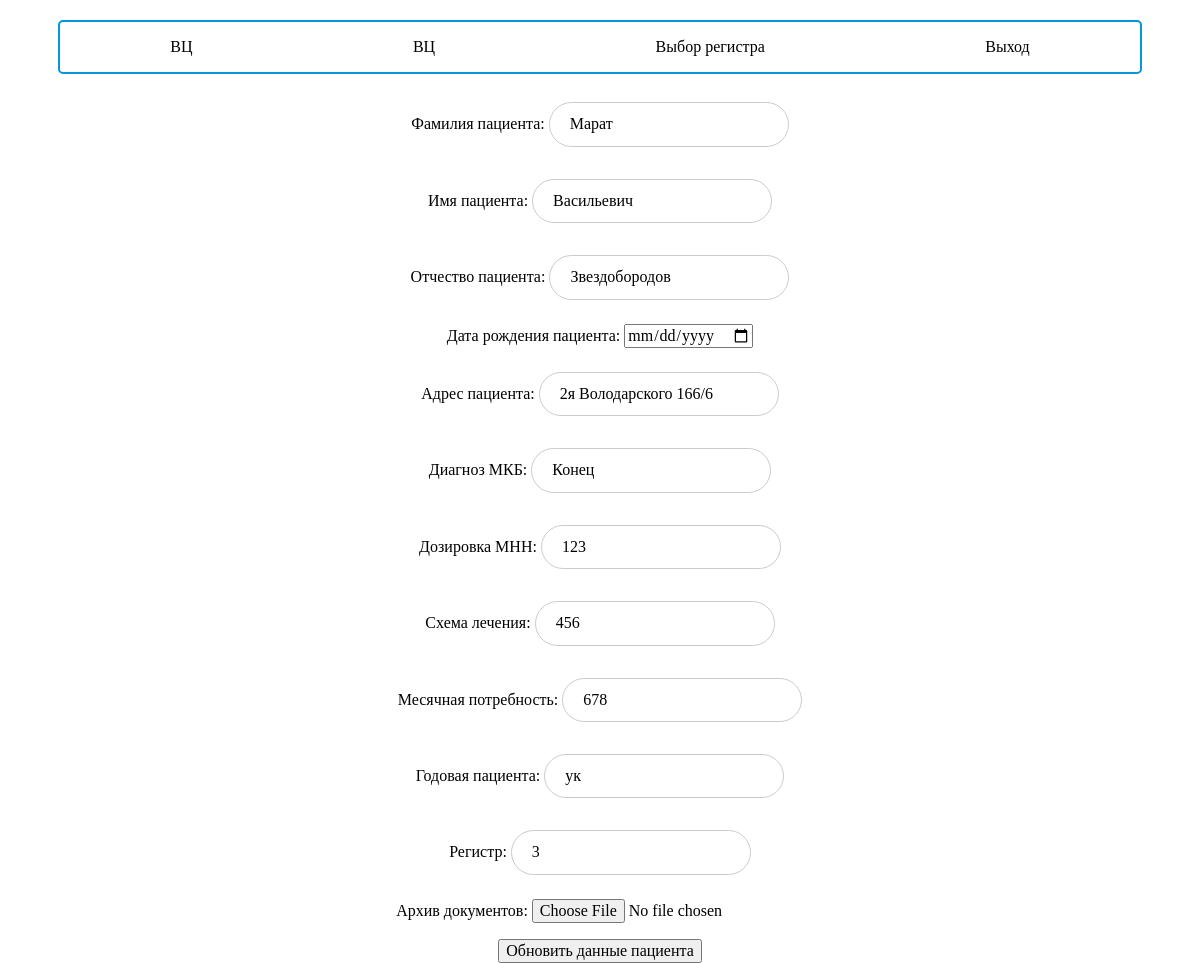
The page /register/3/2/ (signed in) on the database its author committed.
### registr/models.py (models this page shows, shortened)
class User(models.Model):
    login = models.CharField(max_length=20,
                    unique=True, verbose_name="Логин") # Логин пользователя
    password = models.CharField(max_length=15,
                    unique=False, verbose_name="Пароль") # Пароль
    user_name = models.CharField(max_length=60,
                    verbose_name="ФИО пользователя") # ФИО Пользователя
    position = models.CharField(max_length=70,
                    blank=True, null=True, verbose_name="Должность") # Должность пользователя
    ACCESSES = (
        ('1', 'Редактировать, добавлять и просматривать'),
        ('2', 'Добавлять и просматривать'),
        ('3', 'Только просматривать'),
     ) # Возможные уровни доступа к редакции таблиц
    access = models.CharField(
        max_length=50,
        choices=ACCESSES,
        default='2',
        verbose_name="Уровень доступа"
    )

class Patient(models.Model):
    last_name = models.CharField(max_length=30,
                    verbose_name='Фамилия') # Фамилия ребенка
    first_name = models.CharField(max_length=30,
                    verbose_name='Имя') # Имя ребенка
    father_name = models.CharField(max_length=30,
                    verbose_name='Отчество') # Отчество ребенка
    date_birthday = models.DateField(verbose_name='Дата рождения') # Дата рождения ребенка
    address = models.CharField(max_length=255,
                    verbose_name='Адрес проживания') # Адресс ребенка
    diagnosis = models.CharField(max_length=255,
                    verbose_name='Диагноз') # Диагноз
    dosage = models.TextField(verbose_name='МНН Дозировка') # МНН Дозировка
    therapy = models.TextField(verbose_name='Схема лечения') # Схема лечения
    monthly_need = models.TextField(verbose_name='Месячная потребность') # Месячная потребность
    annual_need = models.TextField(verbose_name='Годовая потребность') # Годовая потребность
    REGISTERS = (
        ('1', 'Регистр больных детей, страдающих гемофилией, болезнью Вилльбранда и другими наследственными коагулопатиями'),
        ('2', 'Регистр больных детей, страдающих тромбоцитопенией и тромбоцитопатией'),
        ('3', 'Регистр больных детей, страдающих наследственной анемией'),
        ('4', 'Регистр больных детей, страдающих приобретенной апластической анемией')
    )
    type_register = models.CharField(max_length=255, choices=REGISTERS, verbose_name='Тип регистра') # Указываем тип регистра
    last_editor = models.OneToOneField(User, on_delete=models.SET_NULL, verbose_name='Последнее изменение',
                    blank=True, null=True) # Указывает юзера, который последний проводил изменения
    archive = models.FileField(upload_to='archives/', verbose_name='Архив документов', null=True, blank=True)

### registr/views.py (the view)
# urls.py: path('register/<int:patient_type>/<int:patient_pk>/', details),
def details(request, patient_type, patient_pk):
    id = return_session_id(request)
    if not id:
        return redirect('/')
    user = User.objects.get(pk=id)
    patient = Patient.objects.get(pk=patient_pk)
    if request.POST and user.access == '1':
        sname = request.POST.get("sname")
        fname = request.POST.get("fname")
        fathername = request.POST.get("fathername")
        dbirth = request.POST.get("dbirth")
        address = request.POST.get("address")
        dosage = request.POST.get("dosage")
        diagnosis = request.POST.get("diagnosis")
        therapy = request.POST.get("therapy")
        monthly_need = request.POST.get("monthly_need")
        annual_need = request.POST.get("annual_need")
        register = request.POST.get("register")
        patient.last_name = sname
        patient.first_name = fname
        patient.father_name = fathername
        patient.date_birthday = dbirth
        patient.address = address
        patient.diagnosis = diagnosis
        patient.therapy = therapy
        patient.monthly_need = monthly_need
        patient.annual_need = annual_need
        patient.type_register = register
        form = ArchiveForm(request.POST, request.FILES)
        if form.is_valid():
            form.save()
        patient.save()
        return redirect(f"/register/{patient.type_register}/")
    else:
        form = ArchiveForm()
    template = loader.get_template('registr/patient.html')
    context = {'user': user, 'patient': patient, 'form': form}
    return HttpResponse(template.render(context, request))

### registr/form.py
class ArchiveForm(forms.ModelForm):
    class Meta:
        model = Patient
        fields = ('archive', )

### registr/views.py (called while the page is built)
def return_session_id(request):
    try:
        id = request.session["user_id"]
        return id
    except:
        return False

### registr/templates/registr/patient.html (shortened to what this page needs)
{% load static %}
<!DOCTYPE html>
<html lang="ru">
<head>
    <link rel="stylesheet" type="text/css" href="{% static 'registr/css/normalize.css' %}">
    <link rel="stylesheet" type="text/css" href="{% static 'registr/css/style.css' %}">
</head>
<body>
  <header>
    <div class="logout-link">
      <p>{{ user.user_name }}</p>
      <p>{{ user.position }}</p>
      <a href="/register/">Выбор регистра</a>
      <a href="/logout/" >Выход</a>
    </div>
  </header>
  {% if user.access == '3' %}
  <div class="center">
    <p>ФИО пациента : {{ patient.fio }}</p>
    <p>Дата рождения : {{ patient.date_birthday }}</p>
    <p>Адресс : {{ patient.address }}</p>
    <p>Диагноз МКБ : {{ patient.diagnosis }}</p>
    <p>МНН, дозировка : {{ patient.dosage }}</p>
    <p>Схема лечения : {{ patient.therapy }}</p>
    <p>Месячная потребность : {{ patient.monthly_need }}</p>
    <p>Годовая потребность : {{ patient.annual_need }}</p>
    <p>Последняя редация : {{ patient.last_editor.user_name }}</p>
  </div>
  {% else %}
  <form method="POST" enctype="multipart/form-data">
    <p>Фамилия пациента: <input type="text" name="sname" value="{{ patient.last_name }}"></p>
    <p>Имя пациента: <input type="text" name="fname" value="{{ patient.first_name }}"></p>
    <p>Отчество пациента: <input type="text" name="fathername" value="{{ patient.father_name }}"></p>
    <p>Дата рождения пациента: <input type="date" name="dbirth" value="{{ patient.date_birthday }}"></p>
    <p>Адрес пациента: <input type="text" name="address" value="{{ patient.address }}"></p>
    <p>Диагноз МКБ: <input type="text" name="diagnosis" value="{{ patient.diagnosis }}"></p>
    <p>Дозировка МНН: <input type="text" name="dosage" value="{{ patient.dosage }}"></p>
    <p>Схема лечения: <input type="text" name="therapy" value="{{ patient.therapy }}"></p>
    <p>Месячная потребность: <input type="text" name="monthly_need" value="{{ patient.monthly_need }}"></p>
    <p>Годовая пациента: <input type="text" name="annual_need" value="{{ patient.annual_need }}"></p>
    <p>Регистр: <input type="text" name="register" value="{{ patient.type_register }}"></p>
    <p>{{ form.as_p }}</p>
    <button type="submit">Обновить данные пациента</button>
  </form>
  {% endif %}
</body>
</html>

### registr/static/registr/css/style.css (style rules this page uses)
body { background-color: rgb(255, 255, 255); text-align: center; }
a { color: black; text-decoration: none; }
input[type=text], input[type=password] { width: 20%; padding: 12px 20px; margin: 8px auto; display: inline-block; border: 1px solid #ccc; border-radius: 30px; box-sizing: border-box; outline: none; }
.logout-link { width: 90%; margin: 20px auto; display: flex; justify-content: space-around; align-items: center; border: 2px solid rgb(5, 150, 218); border-radius: 5px; }

### rows shown on the page
User: user_name "ВЦ", position "ВЦ"
Patient: sname "Марат", fname "Васильевич", fathername "Звездобородов", address "2я Володарского 166/6", diagnosis "Конец", dosage "123", therapy "456", monthly_need "678", annual_need "ук", register "3"
